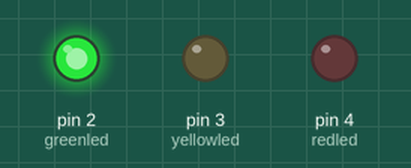
A sketch run on a simulated Arduino Uno, built with avr-gcc and run on an emulated ATmega328P. Shown: output pins drawn as LEDs (lit = HIGH).

Above: at 4.7 s.
At 9.62 s:
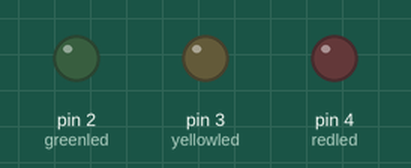
At 12.2 s:
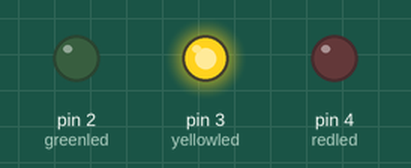
At 21.2 s:
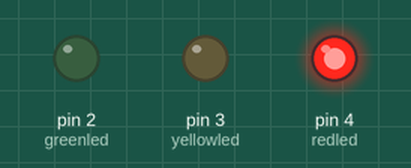
Timing chart, 0 to 37.4 s (numbered marks = the images above):
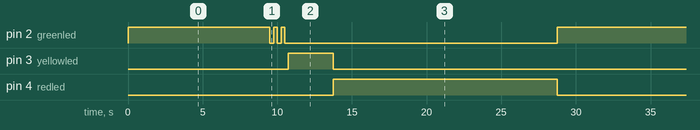

Measured:
- by itself, pin 2 (greenled): repeats every 28.8 s: 2 × (LOW 0.25 s, HIGH 0.25 s), LOW 18.3 s, HIGH 9.5 s
- by itself, pin 3 (yellowled): alternates HIGH for 3.0 s and LOW for 25.8 s
- by itself, pin 4 (redled): alternates HIGH for 15.0 s and LOW for 13.8 s

The sketch:

traffic_light.ino
```cpp
int redled = 4;
int yellowled = 3;
int greenled = 2;
int gTime = 10;
int rTime = 15;
void setup() {
  // put your setup code here, to run once:
  pinMode(redled, OUTPUT);
  pinMode(yellowled, OUTPUT);
  pinMode(greenled, OUTPUT);
}

void loop() {
  // put your main code here, to run repeatedly:
  digitalWrite(greenled, HIGH);
  delay(gTime * 1000-750);
  digitalWrite(greenled, LOW);

  for(int i = 0; i < 3; i++){
    digitalWrite(greenled, HIGH);
    delay(250);
    digitalWrite(greenled, LOW);
    delay(250);
  }
  digitalWrite(yellowled, HIGH);
  delay(3000);
  digitalWrite(yellowled, LOW);
  digitalWrite(redled, HIGH);
  delay(rTime * 1000);
  digitalWrite(redled, LOW);

}
```
